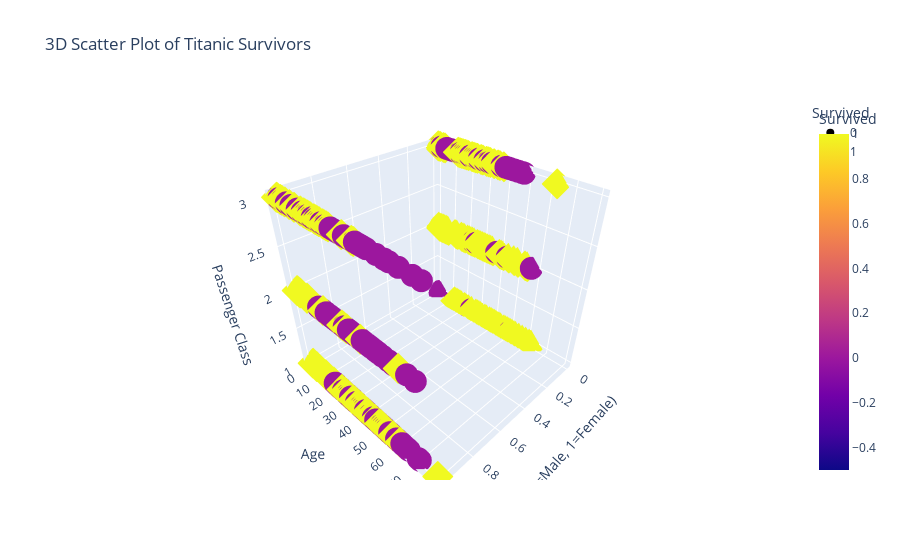

The cell this chart's notebook holds for it:
### Code cell
# Crear gráfico 3D
fig = px.scatter_3d(
    df_filtered,
    x='Sex_num',
    y='Age',
    z='Pclass',
    color='Survived',
    symbol='Survived',
    labels={'Sex_num': 'Sex (0=Male, 1=Female)', 'Pclass': 'Passenger Class'},
    title='3D Scatter Plot of Titanic Survivors'
)
fig.show()

### Figure 1 — Plotly figure (JSON) as saved in the notebook; plotly's stock layout.template omitted (floating-point values rounded to 4 significant figures; data arrays with more than 128 entries replaced by an {"elided": "..."} marker saying what was removed)
{"data": [{"hovertemplate": "Survived=%{marker.color}<br>Sex (0=Male, 1=Female)=%{x}<br>Age=%{y}<br>Passenger Class=%{z}<extra></extra>", "legendgroup": "0", "marker": {"color": {"elided": "424 int values"}, "coloraxis": "coloraxis", "symbol": "circle"}, "mode": "markers", "name": "0", "scene": "scene", "showlegend": true, "type": "scatter3d", "x": {"elided": "424 int values"}, "y": {"elided": "424 float values"}, "z": {"elided": "424 int values"}}, {"hovertemplate": "Survived=%{marker.color}<br>Sex (0=Male, 1=Female)=%{x}<br>Age=%{y}<br>Passenger Class=%{z}<extra></extra>", "legendgroup": "1", "marker": {"color": {"elided": "290 int values"}, "coloraxis": "coloraxis", "symbol": "diamond"}, "mode": "markers", "name": "1", "scene": "scene", "showlegend": true, "type": "scatter3d", "x": {"elided": "290 int values"}, "y": {"elided": "290 float values"}, "z": {"elided": "290 int values"}}], "layout": {"coloraxis": {"colorbar": {"title": {"text": "Survived"}}, "colorscale": [[0, "#0d0887"], [0.1111, "#46039f"], [0.2222, "#7201a8"], [0.3333, "#9c179e"], [0.4444, "#bd3786"], [0.5556, "#d8576b"], [0.6667, "#ed7953"], [0.7778, "#fb9f3a"], [0.8889, "#fdca26"], [1, "#f0f921"]]}, "legend": {"title": {"text": "Survived"}, "tracegroupgap": 0}, "scene": {"domain": {"x": [0, 1], "y": [0, 1]}, "xaxis": {"title": {"text": "Sex (0=Male, 1=Female)"}}, "yaxis": {"title": {"text": "Age"}}, "zaxis": {"title": {"text": "Passenger Class"}}}, "title": {"text": "3D Scatter Plot of Titanic Survivors"}}}
